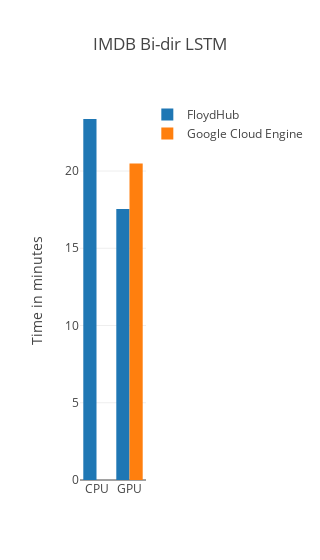

The notebook cell this image was saved under:
### Markdown cell above
## 4. IMDB Bi-dir LSTM
<a name="BI"></a>

Embedding(20000, 128) -> LSTM()[tanh][Dropout 0.5] -> FC(64,1)[Sigmoid]

### Code cell
# Extract info from CSV
fh_mnist_mlp_file = ['../logs/fh/cpu/imdb_bidirectional_lstm_tensorflow.csv',
                     '../logs/fh/gpu/imdb_bidirectional_lstm_tensorflow.csv']

gce_mnist_mlp_file = ['../logs/gce/gpu/imdb_bidirectional_lstm_tensorflow.csv']

fh_time = []
for csv_file in fh_mnist_mlp_file:
    fh_time.append(from_csv_to_time(csv_file))

gce_time = []
for csv_file in gce_mnist_mlp_file:
    gce_time.append(from_csv_to_time(csv_file))
    
# Plot
plot_total_time(fh_time, gce_time, title="IMDB Bi-dir LSTM")

### Figure 1 — Plotly figure (JSON) as saved in the notebook; plotly's stock layout.template omitted (floating-point values rounded to 4 significant figures)
{"data": [{"name": "FloydHub", "type": "bar", "x": ["CPU", "GPU"], "y": [23.37, 17.53]}, {"name": "Google Cloud Engine", "type": "bar", "x": ["GPU"], "y": [20.49]}], "layout": {"barmode": "group", "title": "IMDB Bi-dir LSTM", "width": 1, "yaxis": {"title": "Time in minutes"}}}
